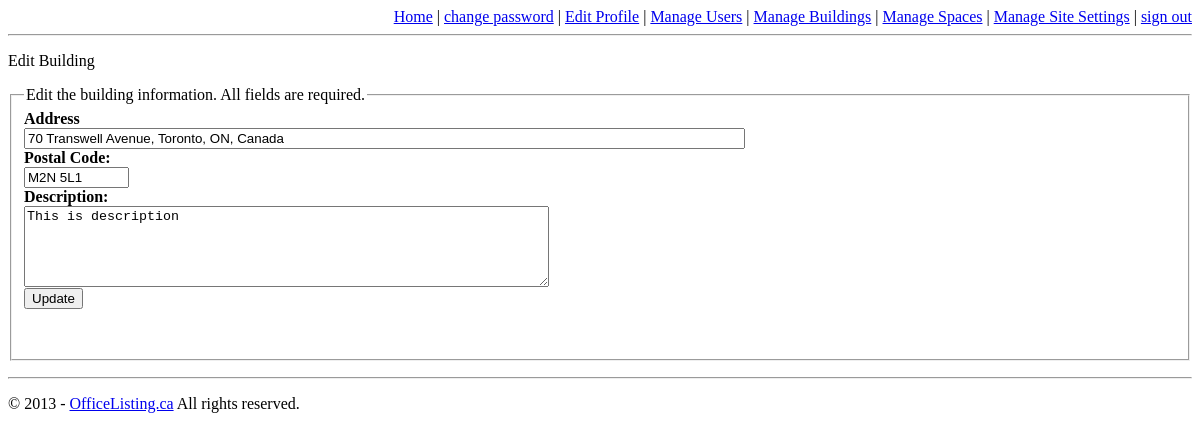
/admin/edit_building.php?id=3 (signed in), run on the app's committed database.
### tables this page shows
CREATE TABLE `buildings` (
  `id` int(11) NOT NULL AUTO_INCREMENT,
  `address` varchar(100) NOT NULL,
  `postal_code` varchar(10) NOT NULL,
  `description` varchar(255) NOT NULL,
  `image` varchar(128) NOT NULL,
  `active` int(1) NOT NULL,
  PRIMARY KEY (`id`)
);

### lib/functions/functions.php (called while the page is built, shortened)
<?php
function getBuildingRecords($id)
{
	global $getbuilding;
	$sql = "SELECT * FROM buildings WHERE id = '". $id . "'";
	$res = mysql_query($sql);
	$c=0;
	while ($a_row = mysql_fetch_array($res)) {
		$getbuilding[$c]["id"] = $a_row["id"];
		$getbuilding[$c]["address"] = $a_row["address"];
		$getbuilding[$c]["postal_code"] = $a_row["postal_code"];
		$getbuilding[$c]["description"] = $a_row["description"];
		$getbuilding[$c]["image"] = $a_row["image"];
		$getbuilding[$c]["active"] = $a_row["active"];
	$c++;
    }
	return $getbuilding;
}
?>

### admin/edit_building.php (the view, shortened to what this page needs)
<?PHP
include('../lib/functions/functions.php');
$id=0;
if(isset($_GET['id'])){
	if(is_numeric($_GET['id'])){
		$id = strip_tags($_GET['id']);
		}
	}
$getbuilding = getBuildingRecords($id);
?>
<html xmlns="http://www.w3.org/1999/xhtml">
<head>
	<link rel="stylesheet" type="text/css" href="../css/style.css" media="screen" />
</head>
<body>
	<?php include('../lib/sections/admin_main_nav.php'); ?>
	<p>Edit Building</p>
	<div class="form">
    	<form id="editbuildingForm" action="edit_building_submit.php" method="post">
			<fieldset>
      			<legend>Edit the building information. All fields are required.</legend>
                <div class="field">
                    <label for="address"><strong>Address</strong></label><br />
                    <input id="address" type="text" name="address" value="<? if(isset($getbuilding[0]['address'])){echo $getbuilding[0]['address'];}?>" size="87" placeholder="Enter a location" autocomplete="off" />
                </div>
                <div class="field">
                    <label for="postal_code"><strong>Postal Code:</strong></label><br />
                    <input type="text" name="postal_code" value="<? if(isset($getbuilding[0]['postal_code'])){echo $getbuilding[0]['postal_code'];}?>" size="10"/>
                </div>
                <div class="field">
                    <label for="description"><strong>Description:</strong></label><br />
                    <textarea id="description" cols="63" rows="5" name="description"><? if(isset($getbuilding[0]['description'])){echo $getbuilding[0]['description'];}?></textarea>
                </div>
                <div class="field">
                    <input type="submit" name="editbuilding" value="Update" />
                </div>
     	 	</fieldset>
	  </form>
	</div>
<?php
	require_once('../lib/sections/footer.php');
?>
</body>
</html>

### data on the page
buildings: address "70 Transwell Avenue, Toronto, ON, Canada", postal_code "M2N 5L1", description "This is description"
